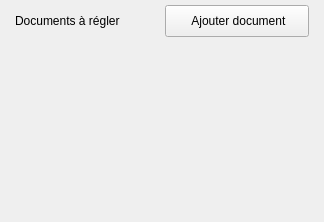
    <widget class="QFrame" name="DocumentsFrame">
     <property name="class" stdset="0">
      <string>card</string>
     </property>
     <layout class="QVBoxLayout" name="documentsLayout">
      <property name="spacing">
       <number>0</number>
      </property>
      <property name="leftMargin">
       <number>0</number>
      </property>
      <property name="topMargin">
       <number>0</number>
      </property>
      <property name="rightMargin">
       <number>0</number>
      </property>
      <property name="bottomMargin">
       <number>0</number>
      </property>
      <item>
       <widget class="QFrame" name="DocumentsHeader">
        <property name="maximumSize">
         <size>
          <width>16777215</width>
          <height>50</height>
         </size>
        </property>
        <property name="class" stdset="0">
         <string>header</string>
        </property>
        <layout class="QHBoxLayout" name="documentsHeaderLayout">
         <property name="spacing">
          <number>5</number>
         </property>
         <property name="leftMargin">
          <number>15</number>
         </property>
         <property name="topMargin">
          <number>5</number>
         </property>
         <property name="rightMargin">
          <number>15</number>
         </property>
         <property name="bottomMargin">
          <number>5</number>
         </property>
         <item>
          <widget class="QLabel" name="DocumentsTitle">
           <property name="text">
            <string>Documents à régler</string>
           </property>
           <property name="class" stdset="0">
            <string>label</string>
           </property>
          </widget>
         </item>
         <item>
          <spacer name="documentsHeaderSpacer">
           <property name="orientation">
            <enum>Qt::Horizontal</enum>
           </property>
           <property name="sizeHint" stdset="0">
            <size>
             <width>40</width>
             <height>20</height>
            </size>
           </property>
          </spacer>
         </item>
         <item>
          <widget class="QToolButton" name="AjouterDocumentButton">
           <property name="minimumSize">
            <size>
             <width>144</width>
             <height>32</height>
            </size>
           </property>
           <property name="text">
            <string> Ajouter document</string>
           </property>
           <property name="icon">
            <iconset resource="../../../resources/resources.qrc">
             <normaloff>:/icons/icons/Garticles.svg</normaloff>:/icons/icons/Garticles.svg</iconset>
           </property>
           <property name="toolButtonStyle">
            <enum>Qt::ToolButtonTextBesideIcon</enum>
           </property>
           <property name="class" stdset="0">
            <string>secondary</string>
           </property>
          </widget>
         </item>
        </layout>
       </widget>
      </item>
      <item>
       <widget class="ERPDataTable" name="DocumentsTable" native="true">
        <property name="minimumSize">
         <size>
          <width>0</width>
          <height>180</height>
         </size>
        </property>
       </widget>
      </item>
     </layout>
    </widget>
